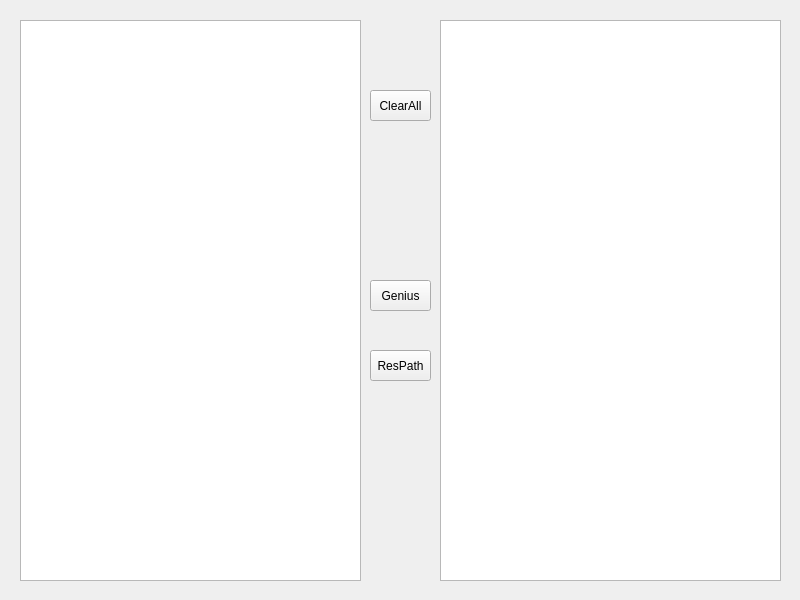
<?xml version="1.0" encoding="UTF-8"?>
<ui version="4.0">
 <class>Widget</class>
 <widget class="QWidget" name="Widget">
  <property name="geometry">
   <rect>
    <x>0</x>
    <y>0</y>
    <width>800</width>
    <height>600</height>
   </rect>
  </property>
  <property name="windowTitle">
   <string>Widget</string>
  </property>
  <widget class="QTextEdit" name="editOrigin">
   <property name="geometry">
    <rect>
     <x>20</x>
     <y>20</y>
     <width>341</width>
     <height>561</height>
    </rect>
   </property>
  </widget>
  <widget class="QTextEdit" name="editResult">
   <property name="geometry">
    <rect>
     <x>440</x>
     <y>20</y>
     <width>341</width>
     <height>561</height>
    </rect>
   </property>
  </widget>
  <widget class="QPushButton" name="btnClearAll">
   <property name="geometry">
    <rect>
     <x>370</x>
     <y>90</y>
     <width>61</width>
     <height>31</height>
    </rect>
   </property>
   <property name="text">
    <string>ClearAll</string>
   </property>
  </widget>
  <widget class="QPushButton" name="btnGenius">
   <property name="geometry">
    <rect>
     <x>370</x>
     <y>280</y>
     <width>61</width>
     <height>31</height>
    </rect>
   </property>
   <property name="text">
    <string>Genius</string>
   </property>
  </widget>
  <widget class="QPushButton" name="btnResPath">
   <property name="geometry">
    <rect>
     <x>370</x>
     <y>350</y>
     <width>61</width>
     <height>31</height>
    </rect>
   </property>
   <property name="text">
    <string>ResPath</string>
   </property>
  </widget>
 </widget>
 <resources/>
 <connections/>
</ui>
